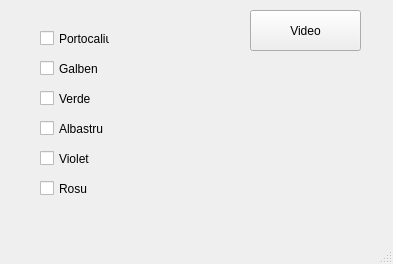
<?xml version="1.0" encoding="UTF-8"?>
<ui version="4.0">
 <class>MainWindow</class>
 <widget class="QMainWindow" name="MainWindow">
  <property name="geometry">
   <rect>
    <x>0</x>
    <y>0</y>
    <width>393</width>
    <height>264</height>
   </rect>
  </property>
  <property name="windowTitle">
   <string>MainWindow</string>
  </property>
  <widget class="QWidget" name="centralwidget">
   <widget class="QPushButton" name="VideoBTN">
    <property name="geometry">
     <rect>
      <x>250</x>
      <y>10</y>
      <width>111</width>
      <height>41</height>
     </rect>
    </property>
    <property name="text">
     <string>Video</string>
    </property>
   </widget>
   <widget class="QCheckBox" name="PortocaliuBTN">
    <property name="geometry">
     <rect>
      <x>40</x>
      <y>30</y>
      <width>70</width>
      <height>17</height>
     </rect>
    </property>
    <property name="text">
     <string>Portocaliu</string>
    </property>
   </widget>
   <widget class="QCheckBox" name="GalbenBTN">
    <property name="geometry">
     <rect>
      <x>40</x>
      <y>60</y>
      <width>70</width>
      <height>17</height>
     </rect>
    </property>
    <property name="text">
     <string>Galben</string>
    </property>
   </widget>
   <widget class="QCheckBox" name="VerdeBTN">
    <property name="geometry">
     <rect>
      <x>40</x>
      <y>90</y>
      <width>70</width>
      <height>17</height>
     </rect>
    </property>
    <property name="text">
     <string>Verde</string>
    </property>
   </widget>
   <widget class="QCheckBox" name="AlbastruBTN">
    <property name="geometry">
     <rect>
      <x>40</x>
      <y>120</y>
      <width>70</width>
      <height>17</height>
     </rect>
    </property>
    <property name="text">
     <string>Albastru</string>
    </property>
   </widget>
   <widget class="QCheckBox" name="VioletBTN">
    <property name="geometry">
     <rect>
      <x>40</x>
      <y>150</y>
      <width>70</width>
      <height>17</height>
     </rect>
    </property>
    <property name="text">
     <string>Violet</string>
    </property>
   </widget>
   <widget class="QCheckBox" name="RosuBTN">
    <property name="geometry">
     <rect>
      <x>40</x>
      <y>180</y>
      <width>70</width>
      <height>17</height>
     </rect>
    </property>
    <property name="text">
     <string>Rosu</string>
    </property>
   </widget>
  </widget>
  <widget class="QMenuBar" name="menubar">
   <property name="geometry">
    <rect>
     <x>0</x>
     <y>0</y>
     <width>393</width>
     <height>21</height>
    </rect>
   </property>
  </widget>
  <widget class="QStatusBar" name="statusbar"/>
 </widget>
 <resources/>
 <connections/>
</ui>
